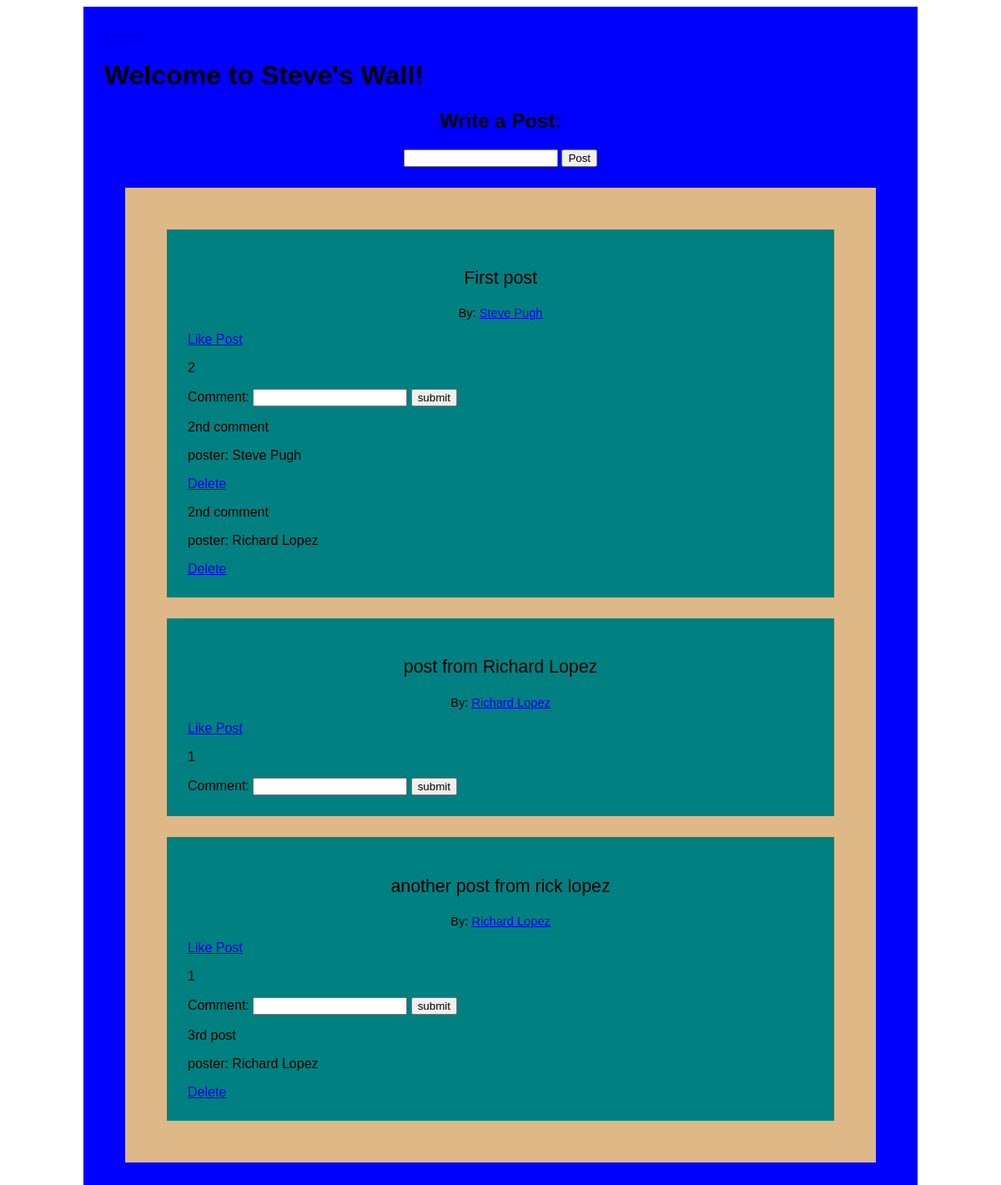
The page /success (signed in) on the database its author committed.
### thewallapp/models.py (models this page shows)
class User(models.Model):
    first_name = models.CharField(max_length=50)
    last_name = models.CharField(max_length=50)
    email = models.CharField(max_length=50)
    password = models.CharField(max_length=50)
    objects = UserManager()

class Wall_Message(models.Model):
    message = models.CharField(max_length=255)
    poster = models.ForeignKey(User, related_name='user_messages', on_delete=models.CASCADE)
    user_likes = models.ManyToManyField(User, related_name='liked_posts')

class Comment(models.Model):
    comment = models.CharField(max_length=255)
    poster = models.ForeignKey(User, related_name='user_comments', on_delete=models.CASCADE)
    wall_message = models.ForeignKey(Wall_Message, related_name="post_comments", on_delete=models.CASCADE)

### thewallapp/views.py (the view)
# urls.py: path('success', views.success),
def success(request):
    if 'user' not in request.session:
        return redirect('/')
    context = {
        'wall_messages': Wall_Message.objects.all()
    }
    return render(request, 'success.html', context)

### thewallapp/templates/success.html (shortened to what this page needs)
<!DOCTYPE html>
<html lang="en">
<head>
    {% load static %}
    <link rel="stylesheet" href="{% static 'style.css' %}">
</head>
<body>
    <div id='wrap'>
        <a href="/logout">Logout</a>
        <h1>Welcome to {{request.session.user}}'s Wall!</h1>
        <div id='write'>
            <h2>Write a Post:</h2>
            <form action="/process_message" method=POST>
                <input type="text" name='mess'>
                <input type="submit" value="Post">
            </form>
        </div>
        <div id='posts'>
            {% for post in wall_messages %}
            <div class='one_post'>
                <p class='post'>{{post.message}}</p>
                <p class='poster'>By: <a href="/user_profile/{{post.poster.id}}">{{post.poster.first_name}} {{post.poster.last_name}}</a></p>
                <a href="/like/{{post.id}}">Like Post</a>
                <p>{{ post.user_likes.count }}</p>
                <form action="/add_comment/{{post.id}}" method=POST>
                    Comment: <input type="text" name='comment'>
                    <input type="submit" value='submit'>
                </form>
                {% for comment in post.post_comments.all %}
                    <p>{{comment.comment}}</p>
                    <p>poster: {{comment.poster.first_name}} {{comment.poster.last_name}}</p>
                    <a href="/delete/{{comment.id}}">Delete</a>
                {% endfor %}
            </div>
            {% endfor %}
        </div>
    </div>
</body>
</html>

### thewallapp/static/style.css (style rules this page uses)
#wrap { margin: 0px auto; background-color: blue; width: 950px; font-family: sans-serif; padding: 25px; }
#posts { background-color: burlywood; padding: 25px; margin: 25px; }
.one_post { background-color: teal; padding: 25px; margin: 25px; min-height: 100px; }
.post { font-size: 16pt; text-align: center; }
.poster { font-size: 11pt; text-align: center; }
#write { text-align: center; }

### rows shown on the page
User: session.user "Steve"
Wall_Message: message "First post", poster.first_name "Steve", poster.last_name "Pugh", user_likes.count "2"
Comment: comment "2nd comment", poster.first_name "Steve", poster.last_name "Pugh"
Comment: comment "2nd comment", poster.first_name "Richard", poster.last_name "Lopez"
Wall_Message: message "post from Richard Lopez", poster.first_name "Richard", poster.last_name "Lopez", user_likes.count "1"
Wall_Message: message "another post from rick lopez", poster.first_name "Richard", poster.last_name "Lopez", user_likes.count "1"
Comment: comment "3rd post", poster.first_name "Richard", poster.last_name "Lopez"
